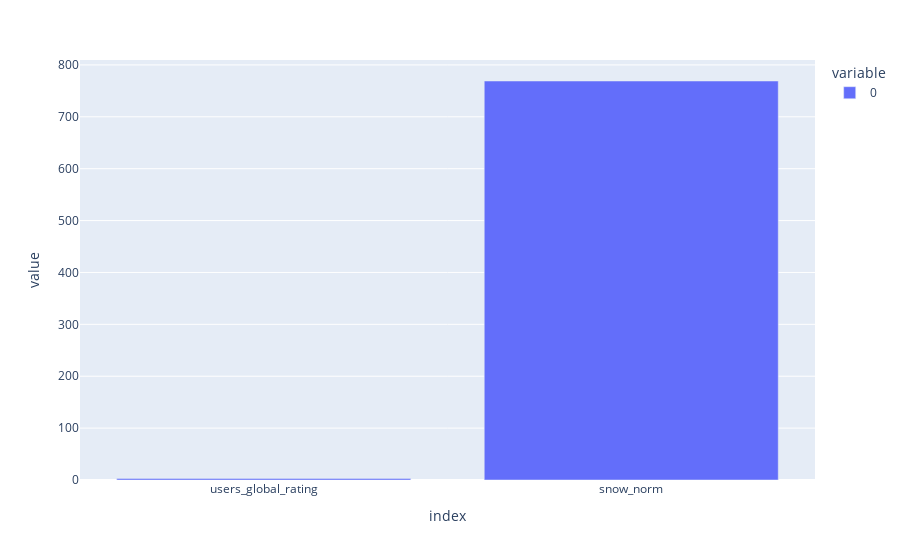

Source (notebook cell):
### Code cell
missing_values = df_final.isnull().sum()

fig = px.bar(missing_values[missing_values > 0])
fig.show()

### Figure 1 — Plotly figure (JSON) as saved in the notebook; plotly's stock layout.template omitted (floating-point values rounded to 4 significant figures)
{"data": [{"alignmentgroup": "True", "hovertemplate": "variable=0<br>index=%{x}<br>value=%{y}<extra></extra>", "legendgroup": "0", "marker": {"color": "#636efa", "pattern": {"shape": ""}}, "name": "0", "offsetgroup": "0", "orientation": "v", "showlegend": true, "textposition": "auto", "type": "bar", "x": ["users_global_rating", "snow_norm"], "xaxis": "x", "y": [3, 769], "yaxis": "y"}], "layout": {"barmode": "relative", "legend": {"title": {"text": "variable"}, "tracegroupgap": 0}, "margin": {"t": 60}, "xaxis": {"anchor": "y", "domain": [0, 1], "title": {"text": "index"}}, "yaxis": {"anchor": "x", "domain": [0, 1], "title": {"text": "value"}}}}
